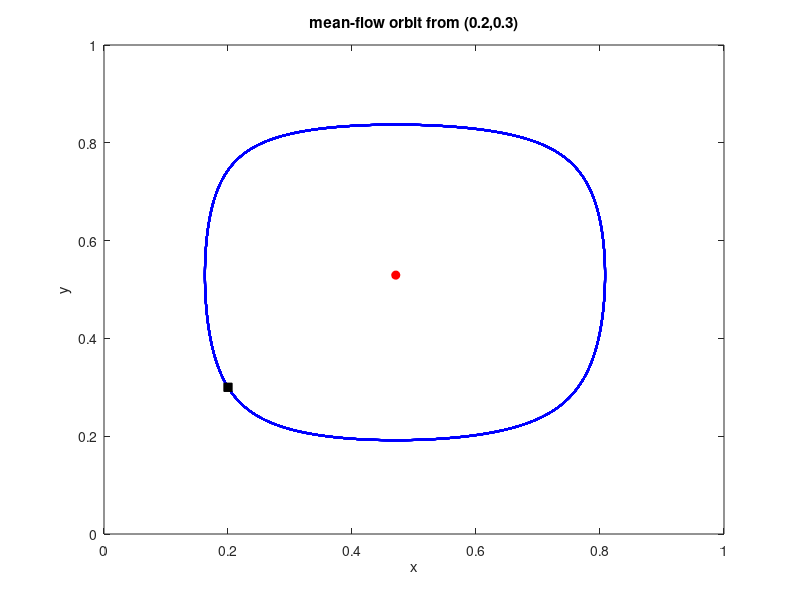

Source code (MATLAB): (Note: this script raises an error after producing the figure.)
% prob 2
clear; close all; clc;
if ~exist('images','dir'), mkdir('images'); end

% P(i,j): probability the shot goes in
% rows: shoot 2, shoot 3; cols: D2, D3
P = [0.40 0.60; 0.40 0.25];
A = diag([2 3]) * P; % expected points
xs = 8/17;  ys = 9/17; % equilibrium: x = P(shoot 3), y = P(guard paint)
V = 84/85;
fprintf('x* = %.4f, y* = %.4f, value = %.4f\n', xs, ys, V);

sig = @(t) 1 ./ (1 + exp(-t));
logit = @(p) log(p ./ (1-p));

% mean-flow orbit from (0.2, 0.3)  
meanflow = @(t, th) [ sig(th(1))*(1-sig(th(1))) * 0.85 * (sig(th(2)) - ys); -sig(th(2))*(1-sig(th(2))) * 0.85 * (sig(th(1)) - xs)];
th0 = [logit(0.2); logit(0.3)];
opts = odeset('RelTol', 1e-11, 'AbsTol', 1e-13);
tt = linspace(0, 3000, 6001);
[~, TH] = ode45(meanflow, tt, th0, opts);
Xo = sig(TH(:,1));  Yo = sig(TH(:,2));

Kint = @(c, z) integral(@(s) (s - c) ./ (s .* (1 - s)).^2, c, z, 'RelTol', 1e-12, 'AbsTol', 1e-14);
idx = 1:10:numel(tt);
K = zeros(size(idx));
for m = 1:numel(idx)
    K(m) = Kint(xs, Xo(idx(m))) + Kint(ys, Yo(idx(m)));
end
fprintf('mean flow: x in [%.4f, %.4f], y in [%.4f, %.4f]\n', ...
        min(Xo), max(Xo), min(Yo), max(Yo));
fprintf('K: mean = %.6f, max-min = %.3e, relative variation = %.3e\n', ...
        mean(K), max(K)-min(K), (max(K)-min(K))/mean(K));

figure('Position',[100 100 520 480]); hold on; box on;
plot(Xo, Yo, 'b-', 'LineWidth', 1.5);
plot(xs, ys, 'ro', 'MarkerFaceColor', 'r');
plot(0.2, 0.3, 'ks', 'MarkerFaceColor', 'k');
xlabel('x'); 
ylabel('y');
xlim([0 1]); ylim([0 1]);
title('mean-flow orbit from (0.2,0.3)');


% stochastic simulation, tau_theta = 0 and 0.05
eta = 0.02; 
N = 4e5;
tauvals = [0, 0.05];
th_init = [0.3; -0.3];
XH = cell(1,2); 
YH = cell(1,2);
for k = 1:2
    rng(1);
    [XH{k}, YH{k}] = simrun(tauvals(k), eta, N, th_init, P);
end

q = N/4;
for k = 1:2
    x = XH{k}; y = YH{k};
    d = sqrt((x - xs).^2 + (y - ys).^2);
    fprintf('tau = %.2f: last-quarter avg x = %.4f, y = %.4f\n', tauvals(k), mean(x(end-q+1:end)), mean(y(end-q+1:end)));
    fprintf('mean distance early = %.4f, late = %.4f\n', mean(d(1:q)), mean(d(end-q+1:end)));
end

figure('Position',[100 100 1000 450]);
for k = 1:2
    subplot(1,2,k); hold on; box on;
    plot(XH{k}(1:50:end), YH{k}(1:50:end), '-', 'Color', [0.2 0.4 0.9 0.5]);
    plot(Xo, Yo, 'k--', 'LineWidth', 1);
    plot(xs, ys, 'ro', 'MarkerFaceColor', 'r', 'MarkerSize', 7);
    plot(XH{k}(1), YH{k}(1), 'gs', 'MarkerFaceColor', 'g', 'MarkerSize', 7);
    xlabel('x'); 
    ylabel('y');
    xlim([0 1]); 
    ylim([0 1]);
    title(sprintf('tau theta=%.2f', tauvals(k)));
end

function [xh, yh] = simrun(tauth, eta, N, th, P)
% policy-gradient learners with running-average baselines.
% a1 = 1: offense shoots a 3, a2 = 1: defense guards the paint (D2).
% update: dtheta = eta * [(r - b)(a - p) - tauth*theta*p*(1-p)]
    b1 = 0; b2 = 0;
    xh = zeros(N,1); yh = zeros(N,1);
    for i = 1:N
        x = 1/(1 + exp(-th(1)));
        y = 1/(1 + exp(-th(2)));
        xh(i) = x; 
        yh(i) = y;
        a1 = rand < x;
        a2 = rand < y;
        row = 1 + a1; % 1: shoot 2, 2: shoot 3
        col = 2 - a2; % 1: D2 (paint), 2: D3 (arc)
        r1 = (2 + a1) * (rand < P(row, col));   % points scored
        r2 = -r1;
        th(1) = th(1) + eta*((r1 - b1)*(a1 - x) - tauth*th(1)*x*(1-x));
        th(2) = th(2) + eta*((r2 - b2)*(a2 - y) - tauth*th(2)*y*(1-y));
        b1 = b1 + (r1 - b1)/i;% running averages
        b2 = b2 + (r2 - b2)/i;
    end
end
